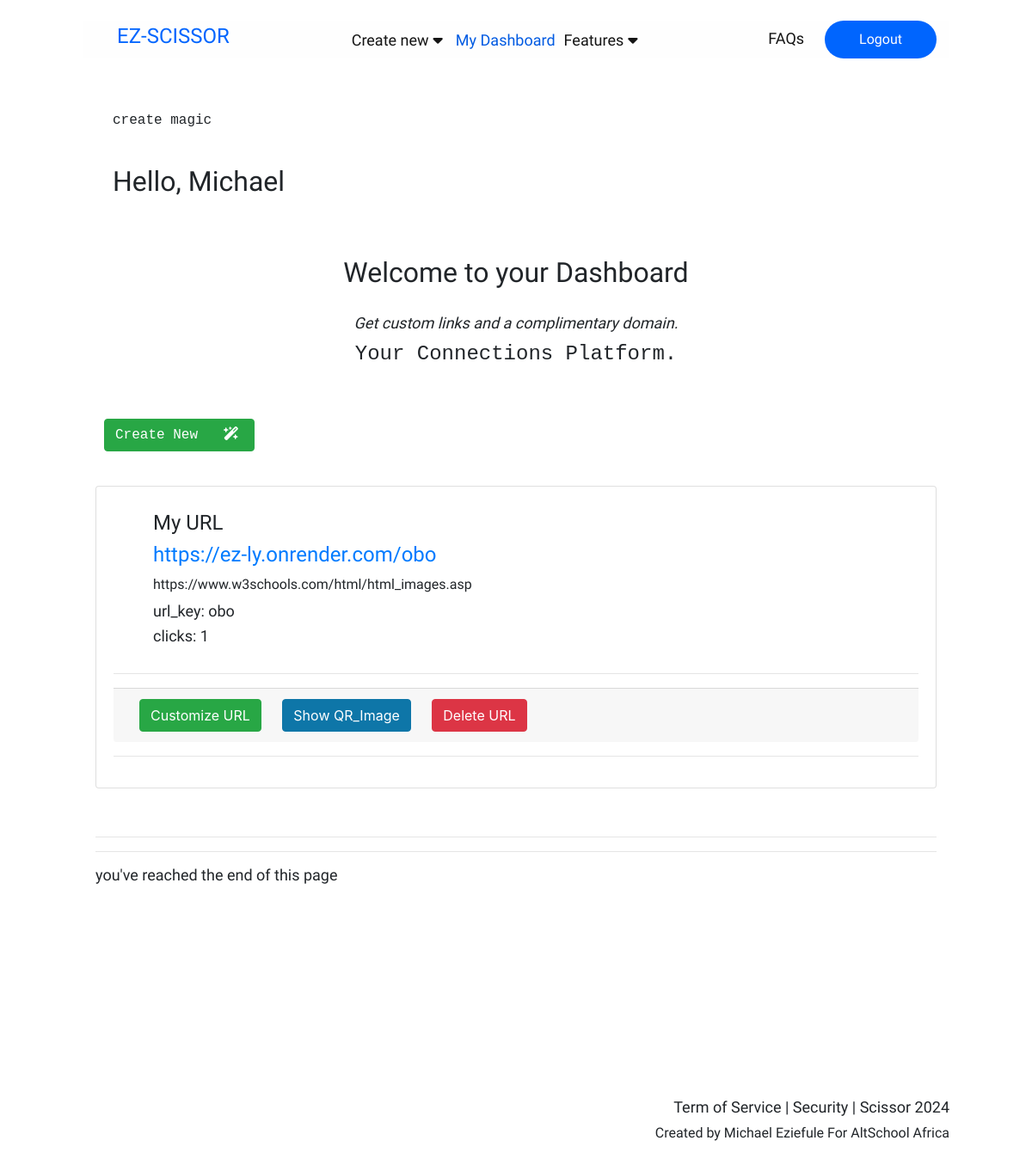
/ezzy/dashboard (signed in), run on an earlier commit of the app's database.
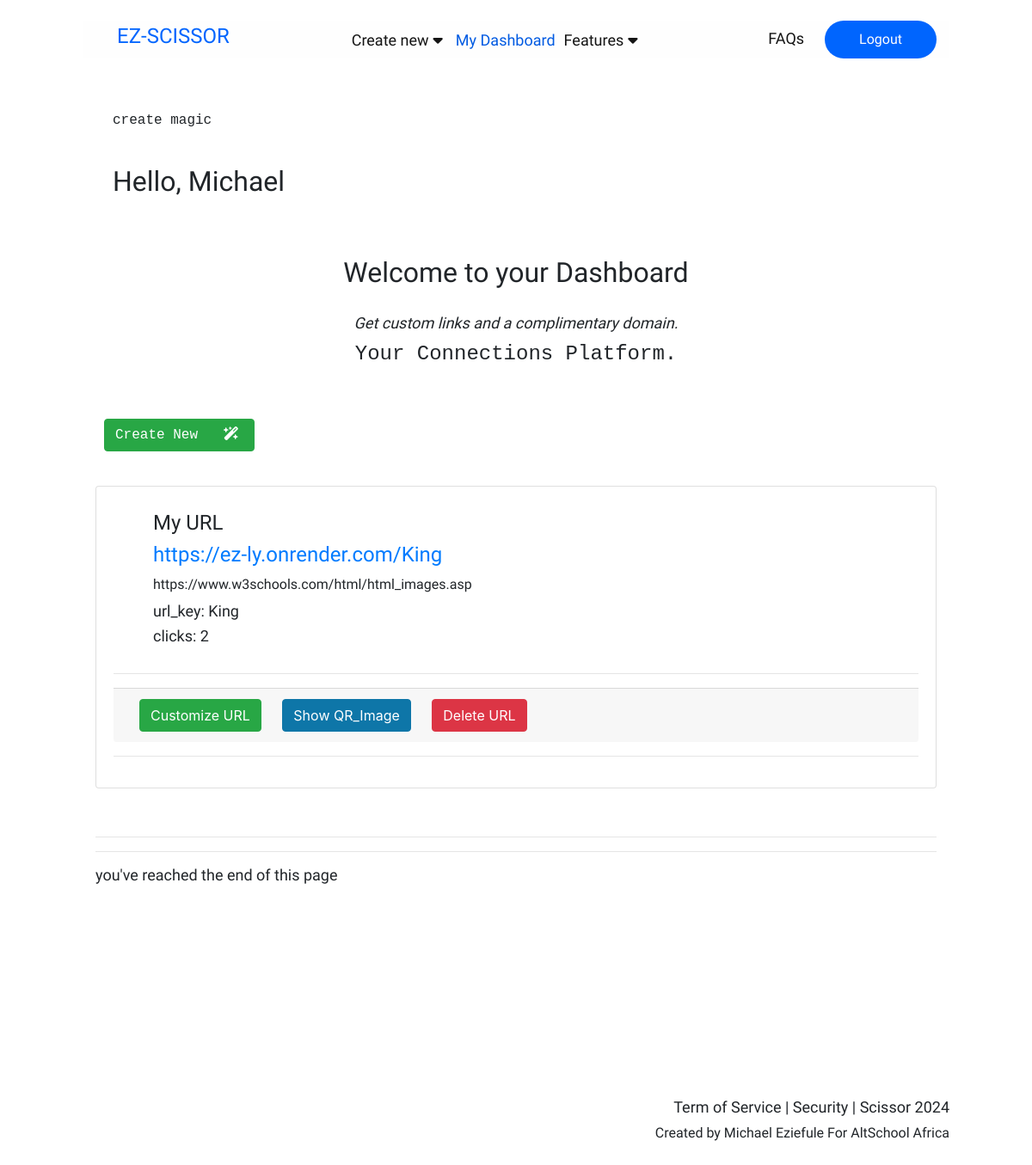
And on a later commit of the database.
### storage/model.py (models this page shows)
class USER(Base):
    __tablename__ = 'users'
    id = Column(Integer, primary_key=True, index = True)
    firstname = Column(String, nullable= False)
    lastname = Column(String, nullable= False)
    email = Column(String, nullable= False, unique=True)
    password = Column(String, nullable= False, index= True)
    urls = relationship("URL", back_populates = "owner")

class URL(Base):
    __tablename__ = 'urls'
    id = Column(Integer, primary_key=True, index = True)
    title = Column(String, nullable=True, default="My Title")
    target_url = Column(String, nullable=True)
    key = Column(String, nullable= False, unique=True)
    clicks = Column(Integer, default=0)
    is_active = Column(Boolean, default=True)
    date_created = Column(Date, nullable= False)
    owner_id = Column(Integer, ForeignKey("users.id"), default=0)
    owner = relationship("USER", back_populates = "urls")

### router/webpage.py (the view)
@router.get("/dashboard", response_class=HTMLResponse)
async def dashboard(
    request: Request,
    db:Session=Depends(database.get_db)
    ):
    user = service.get_user_from_token(request, db)
    if not user:
        return RedirectResponse("/auth/login")
    """View URL."""
    urls = db.query(model.URL).filter(model.URL.owner_id == user.id).all()
    base_url = URL(get_settings().base_url)
    return templates.TemplateResponse(
        "dashboard.html",{
        "request": request,
        "urls": urls,
        "user": user,
        "base_url": base_url}
    )

### templates/dashboard.html (shortened to what this page needs)
{% include 'layout.html' %}
<div class="container">
    <div class="card-body text-monospace"></div>
    <div class="card-body text-monospace">create magic</div>
    <div class="card-body">
        <h2>Hello, {{user.firstname}}</h2>
    </div>
    <div class="card-body text-center">
        <div class="card-body"><h2>Welcome to your Dashboard</h2></div>
        <h4 class="card-title"><i>Get custom links and a complimentary domain.</i></h4>
        <h3 class="card-text text-monospace">
            Your Connections Platform.
        </h3>
    </div>
    <div class="card-body"></div>
    <button
        onclick="window.location.href='/create_url'"
        type="button"
        class="btn btn-success text-monospace"
    >
        Create New
        <i class="fa fa-magic-wand-sparkles"></i>
    </button>
    <div class="card-body"></div>
    <div class="card">
        <div class="card-body">
            {% for url in urls %}
            <div class="navbar">
                <div class="col">
                    <div class="container">
                        <div><h3>{{url.title}}</h3></div>
                        <div><a href="{{base_url}}{{url.key}}" target ="_blank"><h3 style ="color:#007bff">{{base_url}}{{url.key}}</h3></a></div>
                        <div><h5>{{url.target_url}}</h5></div>
                        <div><h4>url_key: {{url.key}}</h4></div>
                        <div><h4>clicks: {{url.clicks}}</h4></div>
                    </div>
                </div>
            </div>
            <hr class="orb-divider"></hr>
            <div class="">
                <div class="card-footer card-link">
                    <button
                    onclick="window.location.href='/customize/{{url.key}}'"
                    type="button"
                    class="btn btn-success"
                    >
                        Customize URL
                    </button>
                    <button
                    type="button" class="btn btn-primary">
                        <a href = "https://api.qrserver.com/v1/create-qr-code/?data={{base_url}}{{url.key}}&size=300x300" download="{{url.key}}.png" target=_blank class="btn-primary">
                            Show QR_Image
                        </a>
                    </button>
                    <button
                    onclick="window.location.href='/delete/{{url.key}}'"
                    type="button"
                    class="btn btn-danger"
                    >
                        Delete URL
                    </button>
                </div>
            </div>
            <hr class="orb-divider"></hr>
            {% endfor %}
        </div>
    </div>
    <div class="card-body"></div>
    <hr class="orb-divider"></hr>
    <hr class="orb-divider"></hr>
    <div class=""><h4>you've reached the end of this page</h4></div>
</div>
<div class="card-body"></div>
<div class="whyscissors"></div>
{% include 'footnote.html' %}

### templates/layout.html (shortened to what this page needs)
<!DOCTYPE html>
<html lang="en">
<head>
    <link
    rel="stylesheet"
    href="{{url_for('static', path='/css/bootstrap.css') }}"
    />
    <link rel="stylesheet"
    type="text/css" href="{{url_for('static', path='/css/main.css')}}"/>
    <link
    rel="stylesheet"
    href="{{url_for('static', path='/css/mediaquerry.css')}}"
    />
    <link
    rel="stylesheet"
    href="{{url_for('static', path='/css/mquerry4mobile.css') }}"
    />
    <link
    rel="stylesheet"
    href="https://cdnjs.cloudflare.com/ajax/libs/font-awesome/6.1.1/css/all.min.css"
    />
    <link
    rel="stylesheet"
    href="https://cdnjs.cloudflare.com/ajax/libs/font-awesome/6.5.1/css/brands.min.css"
    />
    <link
    rel="stylesheet"
    href="https://cdnjs.cloudflare.com/ajax/libs/font-awesome/6.4.0/css/all.min.css"
    />
</head>
<body>
    {% include "navbar.html" %}
</body>
</html>

### templates/navbar.html (shortened to what this page needs)
{% if user %}
<div class="Heroheader">
    <div class="logo">
        <div class="Logo-text">
            <a href="{{url_for('homepage')}}" class="active"><h3>EZ-SCISSOR</h3></a>
        </div>
    </div>
    <div class="nav">
        <a href="{{url_for('create_url')}}" class="active">Create new<i class="fa fa-caret-down"></i></a>
        <a href="{{url_for('dashboard')}}" class="urls">My Dashboard</a>
        <a href="{{url_for('features')}}" class="active">Features<i class="fa fa-caret-down"></i></a>
    </div>
    <div class="login">
        <a href="{{url_for('faq_page')}}">FAQs</a>
        <a href="{{url_for('logout')}}">
            <button class="button">Logout</button>
        </a>
    </div>
</div>
{% endif %}

### templates/footnote.html (shortened to what this page needs)
<div class="footnote">
    <h4>Term of Service | Security | Scissor 2024</h4>
    <h5>Created by Michael Eziefule For AltSchool Africa</h5>
</div>

### static/css/main.css (style rules this page uses)
:root { --bg-black-000: #000000; --bg-black-200: #1E1E1E; --bg-green-100: #067808; --bg-white-100: #E2E9F0; --bg-yellow-000: #EAC81F; --bg-black-400: #F8F7F7; --bg-black-300: #FEFEFE; --bg-color-000: #FFFFFF; --text-Main-text: #141414; --text-Primary-300: #0065fe; --text-Primary-400: #005AE2; --bg-color-400: #1E3448; }
* { margin: 0; padding: 0; outline: none; text-decoration: none; box-sizing: border-box; }
a { text-decoration: none; font-size: 18px; }
h5 { font-size: 18px; font-weight: 300; line-height: 24px; font-family: 'Kanit', sans-serif; }
h2 { font-size: 40px; font-weight: 500; font-family: 'Kanit', sans-serif; }
h3 { font-size: 24px; font-weight: 400; font-family: 'Kanit', sans-serif; }
h4 { font-size: 18px; font-weight: 400; font-family: 'Kanit', sans-serif; }
body { width: 100%; padding: 2% 10%; height: auto; }
.Heroheader { background-color: var(--bg-black-300); width: 100%; display: flex; justify-content: space-between; margin: auto; padding: 0; }
.logo,.nav,.login { align-self: center; align-content: center; height: auto; width: auto; }
.logo a { font-weight: 900; color: var(--text-Primary-300); }
.nav a, .login a { padding: 0 20px; justify-content: space-between; color: var(--text-Main-text); font-size: 18px; font-weight: 400; font-family: 'Kanit', sans-serif; }
.logo { display: flex; justify-content: center; }
.nav .urls { color: var(--text-Primary-400); font-weight: 400; }
.fa { padding: 0 5px; }
.logo, .login { font-family: 'Kanit', sans-serif; text-align: center; }
button { white-space: nowrap; border: none; border-radius: 24px; align-self: center; font-size: 16px; padding: 10px 40px; margin: 0 10px; color: var(--bg-black-300); background-color: var(--text-Primary-300); }
.whyscissors { margin: auto; padding: 100px 0; display: flex; justify-content: space-between; }
.fa-magic-wand-sparkles { padding-left: 20px; }
.footnote { margin: 0; text-align: right; }

### static/css/mediaquerry.css (style rules this page uses)
@media only screen and (min-width: 1024px) { body { padding: 2% 8%; } }
@media only screen and (min-width: 1024px) { .nav a, .login a { padding: 0 5px; } }
@media only screen and (min-width: 1024px) { a { font-size: 16px; } }
@media only screen and (min-width: 1024px) { h2 { font-size: 32px; } }
@media only screen and (min-width: 1024px) { h3 { font-size: 24px; } }
@media only screen and (min-width: 1024px) { h4 { font-size: 18px; } }
@media only screen and (min-width: 1024px) { h5 { font-size: 16px; } }

What changed in the data, as far as the page shows it:
changed URL "My URL": key "obo" → "King"; clicks "1" → "2"
